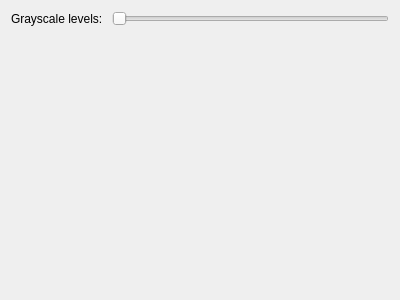
<?xml version="1.0" encoding="UTF-8"?>
<ui version="4.0">
 <class>Settings</class>
 <widget class="QFrame" name="Settings">
  <property name="geometry">
   <rect>
    <x>0</x>
    <y>0</y>
    <width>400</width>
    <height>300</height>
   </rect>
  </property>
  <property name="windowTitle">
   <string>Frame</string>
  </property>
  <layout class="QGridLayout" name="gridLayout">
   <item row="0" column="0">
    <widget class="QLabel" name="label">
     <property name="text">
      <string>Grayscale levels: </string>
     </property>
    </widget>
   </item>
   <item row="2" column="0">
    <spacer name="verticalSpacer">
     <property name="orientation">
      <enum>Qt::Vertical</enum>
     </property>
     <property name="sizeHint" stdset="0">
      <size>
       <width>20</width>
       <height>40</height>
      </size>
     </property>
    </spacer>
   </item>
   <item row="0" column="1">
    <widget class="QSlider" name="horizontalSlider">
     <property name="minimum">
      <number>2</number>
     </property>
     <property name="maximum">
      <number>256</number>
     </property>
     <property name="orientation">
      <enum>Qt::Horizontal</enum>
     </property>
     <property name="tickPosition">
      <enum>QSlider::NoTicks</enum>
     </property>
    </widget>
   </item>
   <item row="1" column="1">
    <widget class="QLabel" name="label_current_level">
     <property name="text">
      <string/>
     </property>
    </widget>
   </item>
  </layout>
 </widget>
 <resources/>
 <connections/>
</ui>
